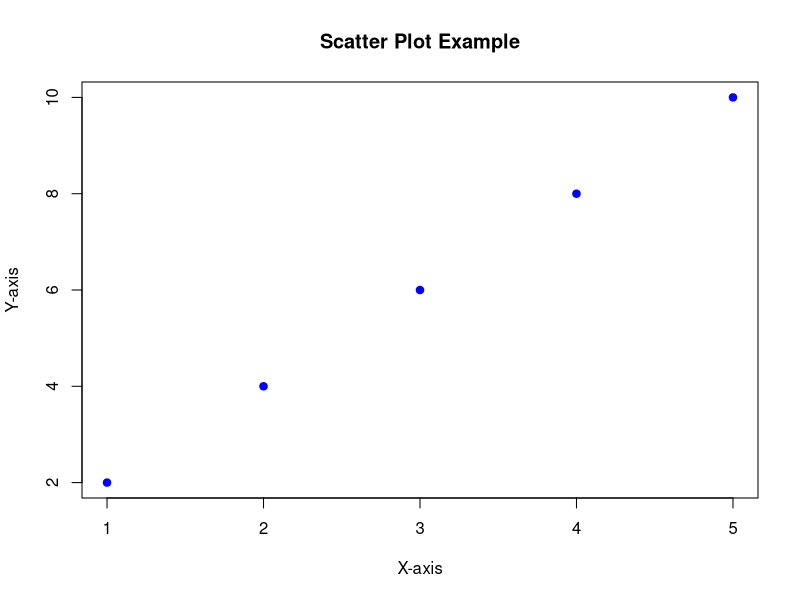

Here is the R script that generated this plot:
## ---- chunk 1
x <- c(1, 2, 3, 4, 5)
y <- c(2, 4, 6, 8, 10)

plot(x, y, 
     main = "Scatter Plot Example",
     xlab = "X-axis",
     ylab = "Y-axis",
     pch = 19,       
     col = "blue"
)

## ---- chunk 2
print("Hola")
## ---- chunk 3
print("Viva Soria")
